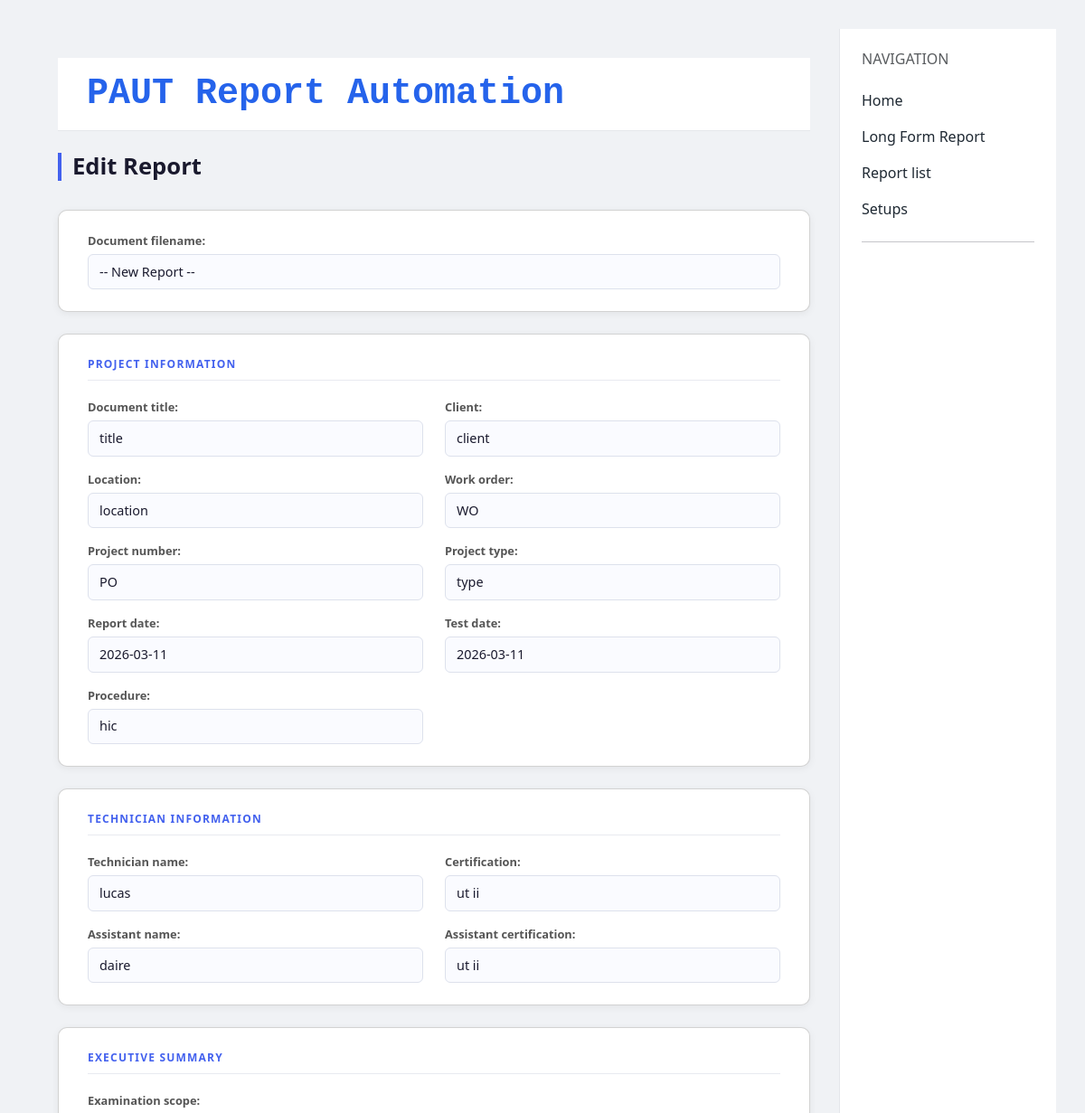
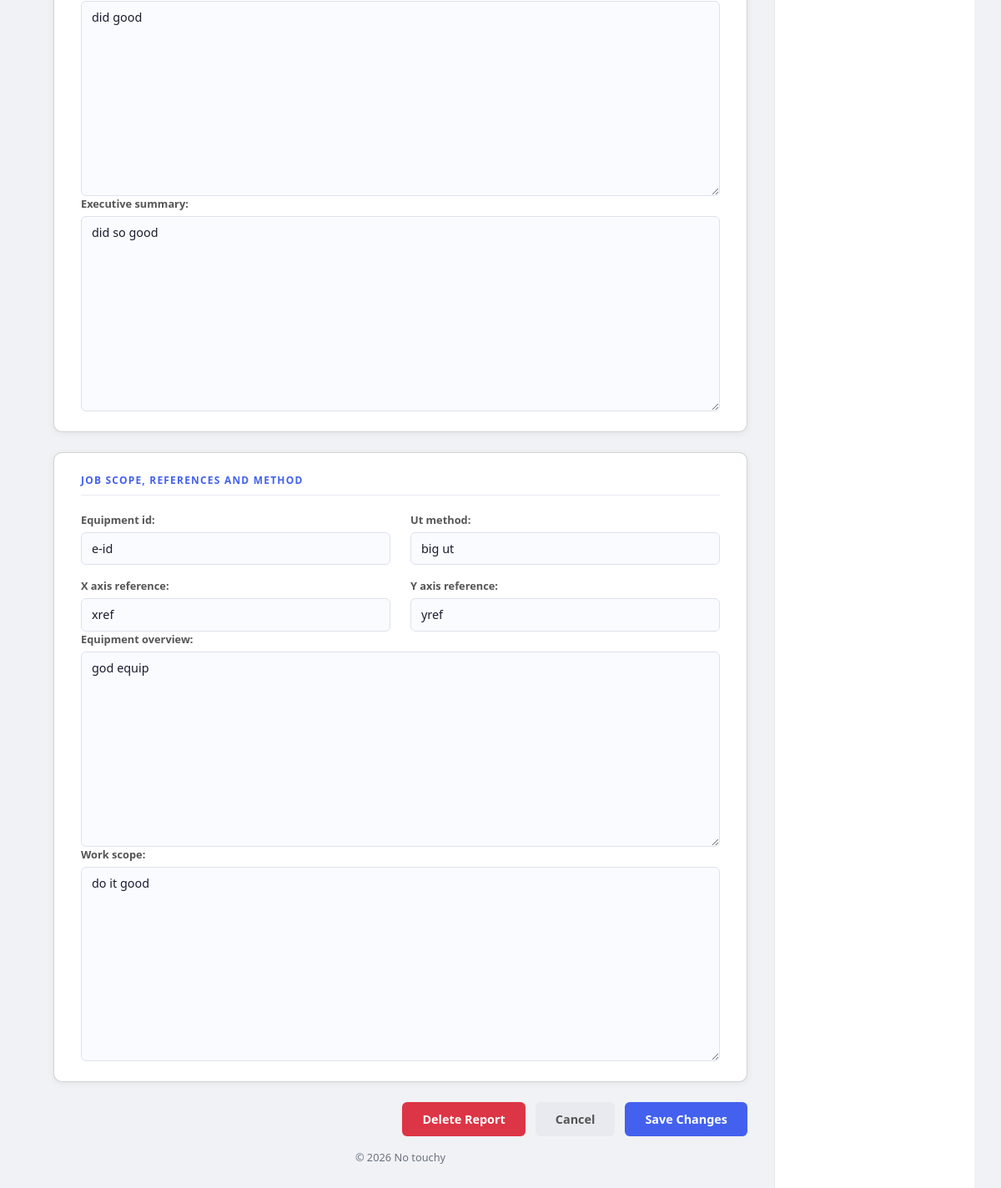
The app's page /reports/10/edit/ with its own data (2 pictures, top to bottom).
### reports/models.py (models this page shows, shortened)
class Report(models.Model):
    document_filename = models.CharField(max_length=200)
    document_title = models.CharField(max_length=200)
    client = models.CharField(max_length=200)
    location = models.CharField(max_length=200)
    work_order = models.CharField(max_length=100)
    project_number = models.CharField(max_length=100)
    report_date = models.DateField()
    test_date = models.DateField()
    project_type = models.CharField(max_length=200)
    procedure = models.CharField(max_length=200)
    technician_name = models.CharField(max_length=200)
    certification = models.CharField(max_length=200)
    assistant_name = models.CharField(max_length=200, blank=True)
    assistant_certification = models.CharField(max_length=200, blank=True)
    examination_scope = models.TextField()
    executive_summary = models.TextField()
    equipment_id = models.CharField(max_length=200)
    equipment_overview = models.TextField()
    work_scope = models.TextField()
    x_axis_reference = models.CharField(max_length=200)
    y_axis_reference = models.CharField(max_length=200)
    ut_method = models.CharField(max_length=200)

### reports/views.py (the view)
# urls.py: path('reports/<int:pk>/edit/', views.edit_existing_report, name='edit-report'),
def edit_existing_report(request, pk):
    report = get_object_or_404(Report, pk=pk)
    if request.method == 'POST':
        if 'delete' in request.POST:
            report.delete()
            return redirect('report-list')
        form = ReportForm(request.POST, instance=report)
        if form.is_valid():
            form.save()
            return redirect('report-list')
    else:
        form = ReportForm(instance=report)
    return render(request, 'reports/edit_report.html', {'form': form, 'report': report})

### reports/forms.py
class ReportForm(ModelForm):
    class Meta:
        model = Report
        fields = '__all__'

### reports/templates/reports/edit_report.html (shortened to what this page needs)
{% extends 'reports/base.html' %}
{% load static %}
{% block styles %}
<link rel="stylesheet" href="{% static 'reports/css/create_report_styles.css' %}">
{% endblock %}
{% block content %}
<h1 class="page-title">Edit Report</h1>
<form method="post">
    <div class="card">
        <div class="field">
            {{ form.document_filename.label_tag }}
            {{ form.document_filename }}
        </div>
    </div>
    <div class="card">
        <div class="section-title">Project Information</div>
        <div class="grid-2">
            <div class="field">
                {{ form.document_title.label_tag }}
                {{ form.document_title }}
            </div>
            <div class="field">
                {{ form.client.label_tag }}
                {{ form.client }}
            </div>
            <div class="field">
                {{ form.location.label_tag }}
                {{ form.location }}
            </div>
            <div class="field">
                {{ form.work_order.label_tag }}
                {{ form.work_order }}
            </div>
            <div class="field">
                {{ form.project_number.label_tag }}
                {{ form.project_number }}
            </div>
            <div class="field">
                {{ form.project_type.label_tag }}
                {{ form.project_type }}
            </div>
            <div class="field">
                {{ form.report_date.label_tag }}
                {{ form.report_date }}
            </div>
            <div class="field">
                {{ form.test_date.label_tag }}
                {{ form.test_date }}
            </div>
            <div class="field">
                {{ form.procedure.label_tag }}
                {{ form.procedure }}
            </div>
        </div>
    </div>
    <div class="card">
        <div class="section-title">Technician Information</div>
        <div class="grid-2">
            <div class="field">
                {{ form.technician_name.label_tag }}
                {{ form.technician_name }}
            </div>
            <div class="field">
                {{ form.certification.label_tag }}
                {{ form.certification }}
            </div>
            <div class="field">
                {{ form.assistant_name.label_tag }}
                {{ form.assistant_name }}
            </div>
            <div class="field">
                {{ form.assistant_certification.label_tag }}
                {{ form.assistant_certification }}
            </div>
        </div>
    </div>
    <div class="card">
        <div class="section-title">Executive Summary</div>
        <div class="field">
            {{ form.examination_scope.label_tag }}
            {{ form.examination_scope }}
        </div>
        <div class="field">
            {{ form.executive_summary.label_tag }}
            {{ form.executive_summary }}
        </div>
    </div>
    <div class="card">
        <div class="section-title">Job Scope, References and Method</div>
        <div class="grid-2">
            <div class="field">
                {{ form.equipment_id.label_tag }}
                {{ form.equipment_id }}
            </div>
            <div class="field">
                {{ form.ut_method.label_tag }}
                {{ form.ut_method }}
            </div>
            <div class="field">
                {{ form.x_axis_reference.label_tag }}
                {{ form.x_axis_reference }}
            </div>
            <div class="field">
                {{ form.y_axis_reference.label_tag }}
                {{ form.y_axis_reference }}
            </div>
        </div>
        <div class="field">
            {{ form.equipment_overview.label_tag }}
            {{ form.equipment_overview }}
        </div>
        <div class="field">
            {{ form.work_scope.label_tag }}
            {{ form.work_scope }}
        </div>
    </div>
    <div class="actions">
        <button type="submit" name="delete" class="btn btn-danger">Delete Report</button>
        <a href="{% url 'report-list' %}"><button type="button" class="btn btn-secondary">Cancel</button></a>
        <button type="submit" class="btn btn-primary">Save Changes</button>
    </div>
</form>
{% endblock %}

### reports/static/reports/css/base_styles.css (style rules this page uses)
body { font-family: 'Vulf', monospace; background: #f3f4f6; }
.card { border-radius: 12px; box-shadow: 0 10px 25px rgba(0,0,0,.05); }

### reports/static/reports/css/create_report_styles.css (style rules this page uses)
*, *::before, *::after { box-sizing: border-box; margin: 0; padding: 0; }
body { font-family: 'Segoe UI', sans-serif; background: #f0f2f5; color: #1a1a2e; padding: 2rem; }
.page-title { font-size: 1.6rem; font-weight: 700; margin-bottom: 2rem; color: #1a1a2e; border-left: 4px solid #4361ee; padding-left: 0.75rem; }
.card { background: #fff; border-radius: 10px; padding: 1.5rem 2rem; margin-bottom: 1.5rem; box-shadow: 0 2px 8px rgba(0,0,0,0.06); }
.section-title { font-size: 0.75rem; font-weight: 700; text-transform: uppercase; letter-spacing: 0.1em; color: #4361ee; margin-bottom: 1.25rem; padding-bottom: 0.5rem; border-bottom: 1px solid #e8eaf0; }
.grid-2 { display: grid; grid-template-columns: 1fr 1fr; gap: 1rem 1.5rem; }
.field { display: flex; flex-direction: column; gap: 0.3rem; }
label { font-size: 0.8rem; font-weight: 600; color: #555; }
input[type="text"], input[type="date"], textarea, select { width: 100%; padding: 0.5rem 0.75rem; border: 1px solid #dde1ec; border-radius: 6px; font-size: 0.9rem; color: #1a1a2e; background: #fafbff; transition: border-color 0.2s; font-family: inherit; }
textarea { resize: vertical; min-height: 90px; }
.actions { display: flex; justify-content: flex-end; gap: 0.75rem; margin-top: 1rem; }
.btn { padding: 0.6rem 1.5rem; border-radius: 6px; font-size: 0.9rem; font-weight: 600; cursor: pointer; border: none; }
.btn-primary { background: #4361ee; color: #fff; }
.btn-secondary { background: #e8eaf0; color: #555; }

### records on screen
Report: document_filename "-- New Report --", document_title "title", client "client", location "location", work_order "WO", project_number "PO", project_type "type", report_date "2026-03-11", test_date "2026-03-11", procedure "hic", technician_name "lucas", certification "ut ii", assistant_name "daire", assistant_certification "ut ii", examination_scope "did good", executive_summary "did so good", equipment_id "e-id", ut_method "big ut", x_axis_reference "xref", y_axis_reference "yref", equipment_overview "god equip", work_scope "do it good"
